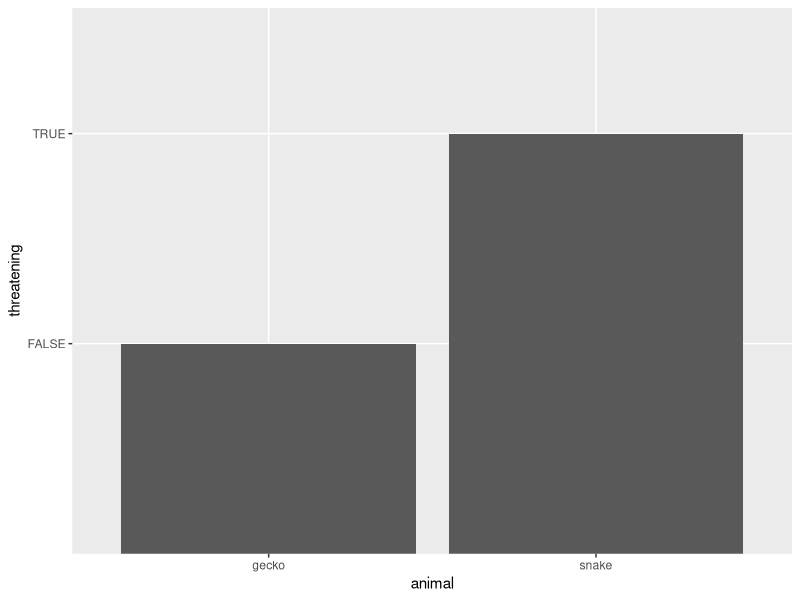

Generate this figure with R:
## ---- chunk 1
library(tidyverse)
library(readr)
library(ggplot2)
library(broom)
library(dplyr)
library(knitr)
## ---- chunk 2
proficiency <- read_csv("../data/PSTAT197A_ Standardized_Proficiency_Score.csv")
## ---- chunk 3
#| echo: true
my_df <- tibble(animal = c('snake', 'gecko'),
                threatening = c(TRUE, FALSE))

my_df
## ---- chunk 4

## ---- chunk 5
my_df %>% knitr::kable()
## ---- chunk 6
#| fig-width: 4
#| fig-height: 3
#| fig-align: left
#| fig-cap: A terrible plot.

my_df %>% 
  ggplot(aes(x = animal, y = threatening)) + 
  geom_col()
